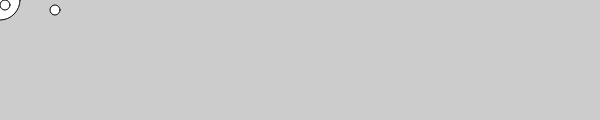
Frame 1 (no input)
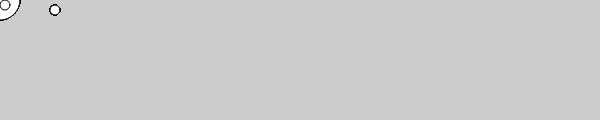
Frame 60 (no input)
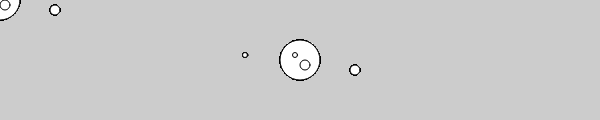
Frame 120 (the mouse pressed at the canvas centre since frame 60)

The p5.js sketch that drew these frames (run headless with seeded random() and noise() and a simulated clock; from frame 60 on, the mouse is pressed at the canvas centre):

// p5.js sketch
// ── sketch.js
function setup() {
  createCanvas(600, 120);
  background(204);
}

function draw() {
  translate(mouseX, mouseY);
  ellipse(0, 0, 40, 40);
  ellipse(5, 5, 10, 10);
  ellipse(-5, -5, 5, 5);
  ellipse(55, 10, 10, 10);
  ellipse(-55, -5, 5, 5);
}
